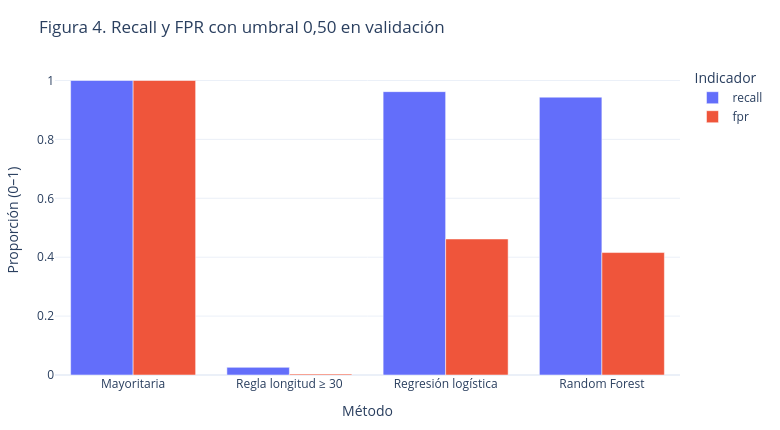

Notebook cell for this chart:
### Code cell
long_comp=comparison.melt(id_vars='modelo',value_vars=['recall','fpr'],var_name='métrica',value_name='proporción')
chart(px.bar(long_comp,x='modelo',y='proporción',color='métrica',barmode='group',
             title='Figura 4. Recall y FPR con umbral 0,50 en validación',
             labels={'modelo':'Método','proporción':'Proporción (0–1)','métrica':'Indicador'}),'04_modelos')

### Figure 1 — Plotly figure (JSON) as saved in the notebook; plotly's stock layout.template omitted (floating-point values rounded to 4 significant figures)
{"data": [{"alignmentgroup": "True", "hovertemplate": "Indicador=recall<br>Método=%{x}<br>Proporción (0–1)=%{y}<extra></extra>", "legendgroup": "recall", "marker": {"color": "#636efa", "pattern": {"shape": ""}}, "name": "recall", "offsetgroup": "recall", "orientation": "v", "showlegend": true, "textposition": "auto", "type": "bar", "x": ["Mayoritaria", "Regla longitud ≥ 30", "Regresión logística", "Random Forest"], "xaxis": "x", "y": [1.0, 0.02594, 0.9621, 0.9434], "yaxis": "y"}, {"alignmentgroup": "True", "hovertemplate": "Indicador=fpr<br>Método=%{x}<br>Proporción (0–1)=%{y}<extra></extra>", "legendgroup": "fpr", "marker": {"color": "#EF553B", "pattern": {"shape": ""}}, "name": "fpr", "offsetgroup": "fpr", "orientation": "v", "showlegend": true, "textposition": "auto", "type": "bar", "x": ["Mayoritaria", "Regla longitud ≥ 30", "Regresión logística", "Random Forest"], "xaxis": "x", "y": [1.0, 0.003203, 0.4619, 0.4158], "yaxis": "y"}], "layout": {"barmode": "group", "height": 430, "legend": {"title": {"text": "Indicador"}, "tracegroupgap": 0}, "margin": {"b": 55, "l": 55, "r": 30, "t": 65}, "title": {"text": "Figura 4. Recall y FPR con umbral 0,50 en validación"}, "width": 780, "xaxis": {"anchor": "y", "domain": [0, 1], "title": {"text": "Método"}}, "yaxis": {"anchor": "x", "domain": [0, 1], "title": {"text": "Proporción (0–1)"}}}}
